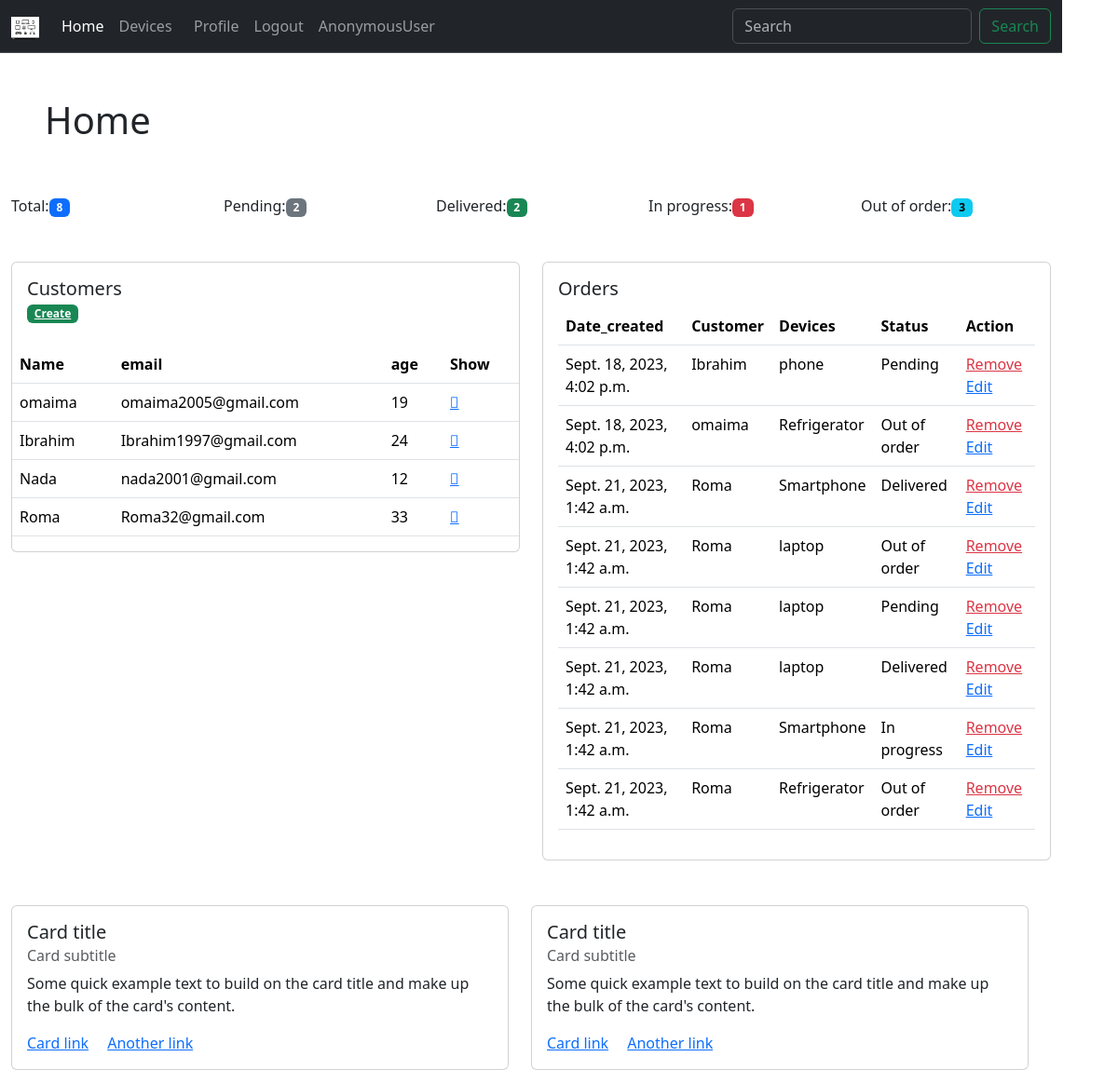
The page / on the database its author committed.
### Electronicsstore/models.py (models this page shows)
class Customer(models.Model):
    name  = models.CharField(max_length = 90, null =True)
    email = models.CharField(max_length = 90, null = True)
    phone = models.CharField(max_length = 90, null = True)
    age   = models.CharField(max_length = 90, null = True)
    date_created =models.DateTimeField(auto_now_add = True , null=True)
    def __str__(self):
        return self.name

class Order(models.Model):
    STATUS= (
        ('Pending','Pending'),
        ('Delivered','Delivered'),
        ('In progress' , 'In progress'),
        ('Out of order', 'out of ordfer'),
    )
    customer = models.ForeignKey( Customer, null = True , on_delete=models.SET_NULL)
    devices = models.ForeignKey(Devices,null = True ,on_delete =models.SET_NULL )
    date_created =models.DateTimeField(auto_now_add = True , null=True)
    status = models.CharField(max_length =99 , null =True ,choices =STATUS)

class Devices(models.Model):
    STATUSs = (
        ('Technology','Technology'),
        ('Household devices','Household devices'),
    )
    STATUS = (
        ('Iphone','Iphone'),
        ('Samsung','Samsung'),
        ('Huawei','Huawei'),
        ('LG','LG'),
        ('Sony','Sony'),
        ('TOSHIBA','TOSHIBA'),
    )
    type =  models.CharField(max_length = 60 ,null = True ,choices =STATUSs)
    name  = models.CharField(max_length = 60 ,null = True)
    price = models.FloatField(null = True)
    mark  = models.CharField(max_length = 60 ,null = True ,choices =STATUS)
    features = models.CharField(max_length = 60 ,null = True)
    date_created =models.DateTimeField(auto_now_add = True , null=True)
    def __str__(self):
        return self.name

### Electronicsstore/views.py (the view)
# urls.py: path('' ,views.home ,name ="home"),
def home(request):
    customers= Customer.objects.all()
    orders = Order.objects.all()
    T_orders = orders.count()
    p_orders = orders.filter(status = 'Pending').count()
    D_orders = orders.filter (status = 'Delivered').count()
    In_orders = orders.filter (status = 'In progress').count()
    Out_orders = orders.filter (status = 'Out of order').count()
    context ={'customers':customers ,
              'orders':orders,
              'T_orders':T_orders ,
              'P_orders': p_orders ,
              'D_orders': D_orders ,
              'In_orders':In_orders,
              'Out_orders': Out_orders ,
              }
    return  render(request ,'Electronicsstore/dasboard.html',context)

### Electronicsstore/templates/Electronicsstore/dasboard.html (shortened to what this page needs)
{% extends 'Electronicsstore/main.html' %}
{% block content %}
<h1 class = "p-5 ">Home</h1>
<div class="container pb-5">
    <div class="row">
      <div class="col">
        Total:<span class="badge text-bg-primary">{{T_orders}}</span>
      </div>
      <div class="col">
        Pending:<span class="badge text-bg-secondary">{{P_orders}}</div></span>
      <div class="col">
        Delivered:<span class="badge text-bg-success">{{D_orders}}</div></span>
      <div class="col">
        In progress:<span class="badge text-bg-danger">{{In_orders}}</span>
      </div>
      <div class="col">
        Out of order:<span class="badge text-bg-info">{{Out_orders}}</span>
      </div>
    </div>
  </div>
<div class="container ">
    <div class="row">
      <div class="col">
        <div class="card">
            <div class="card-body">
              <h5 class="card-title">Customers</h5>
              <h6 class="card-subtitle mb-2 text-body-secondary"><a class="badge text-bg-success" href ='#'>Create</a></h6>
            </div>
<table class="table">
    <thead>
      <tr>
        <th scope="col">Name</th>
        <th scope="col">email</th>
        <th scope="col">age</th>
        <th scope="col">Show</th>
      </tr>
    </thead>
    <tbody>
      <tr>
        {% for item in customers %}
        <td>{{item.name}}</td>
        <td>{{item.email}}</td>
        <td>{{item.age}}</td>
        <td> <a href ={% url 'customer' item.id %}><i class="fa-solid fa-eye"></i></a></td>
      </tr>
      {% endfor %}
    </tbody>
  </table>
          </div>
      </div>
      <div class="col">
        <div class="card">
            <div class="card-body">
              <h5 class="card-title">Orders</h5>
            <table class="table">
                <thead>
                  <tr>
                    <th scope="col">Date_created</th>
                    <th scope="col">Customer</th>
                    <th scope="col">Devices</th>
                    <th scope="col">Status</th>
                    <th scope="col">Action</th>
                  </tr>
                </thead>
                <tbody>
                  <tr>
                    {% for item in  orders  %}
                    <td>{{item.date_created}}</td>
                    <td>{{item.customer}}</td>
                    <td>{{item.devices}}</td>
                    <td>{{item.status}}</td>
                    <td>
                        <a class = "text-danger" href= {% url 'delete' item.id %} >Remove</a>
                        <a href={% url 'update' item.id %} >Edit</a>
                    </td>
                  </tr>
                  {% endfor %}
                </tbody>
              </table>
          </div>
      </div>
    </div>
    <div class="row pt-5">
      <div class="col">
        <div class="card">
            <div class="card-body">
              <h5 class="card-title">Card title</h5>
              <h6 class="card-subtitle mb-2 text-body-secondary">Card subtitle</h6>
              <p class="card-text">Some quick example text to build on the card title and make up the bulk of the card's content.</p>
              <a href="#" class="card-link">Card link</a>
              <a href="#" class="card-link">Another link</a>
            </div>
          </div>
      </div>
      <div class="col">
        <div class="card">
            <div class="card-body">
              <h5 class="card-title">Card title</h5>
              <h6 class="card-subtitle mb-2 text-body-secondary">Card subtitle</h6>
              <p class="card-text">Some quick example text to build on the card title and make up the bulk of the card's content.</p>
              <a href="#" class="card-link">Card link</a>
              <a href="#" class="card-link">Another link</a>
            </div>
          </div>
      </div>
    </div>
  </div>
{% endblock %}

### Electronicsstore/templates/Electronicsstore/main.html (shortened to what this page needs)
{% load static %}
<!DOCTYPE html>
<html>
<head>
<link href="https://cdn.jsdelivr.net/npm/bootstrap@5.3.2/dist/css/bootstrap.min.css" rel="stylesheet">
<link rel="stylesheet" href="https://use.fontawesome.com/releases/v5.15.4/css/all.css"/>
<ink rel ='stylesheet' type="text.css" herf="{% static '/css/style.css'%}">
</head>
<body>
 {% include 'Electronicsstore/navbar.html' %}
{% block content %}
{% endblock %}
</body>
</html>

### Electronicsstore/templates/Electronicsstore/navbar.html (shortened to what this page needs)
{% load static %}
<nav class="navbar navbar-expand-lg navbar bg-dark border-bottom border-body" data-bs-theme="dark">
    <div class="container-fluid">
      <a class="navbar-brand" href={% url 'home'%}><img src="{% static '/images/device.png' %}" alt="Bootstrap" width="30" height="24"></a>
      <div class="collapse navbar-collapse" id="navbarSupportedContent">
        <ul class="navbar-nav me-auto mb-2 mb-lg-0">
          <li class="nav-item">
            <a class="nav-link active" aria-current="page" href = {% url 'home'%}>Home</a>
          </li>
          <li class="nav-item">
            <a class="nav-link" href= {% url 'devices' %}>Devices</a>
          </li>z
          <li class="nav-item">
            <a class="nav-link" href= {% url 'profile'%}>Profile</a>
          </li>
          <li class="nav-item">
            <a class="nav-link" href= {% url 'logout'%}>Logout</a>
          </li>
          <li class="nav-item">
            <a class="nav-link" href="#">{{request.user}}</a>
          </li>
        </ul>
        <form class="d-flex" role="search">
          <input class="form-control me-2" type="search" placeholder="Search" aria-label="Search">
          <button class="btn btn-outline-success" type="submit">Search</button>
        </form>
      </div>
    </div>
  </nav>

### Electronicsstore/templates/Electronicsstore/main.html (style rules this page uses)
body { display: flex; margin: 0; background-color : powerblue }

### rows shown on the page
Customer: name "omaima", email "omaima2005@gmail.com", age "19"
Customer: name "Ibrahim", email "Ibrahim1997@gmail.com", age "24"
Customer: name "Nada", email "nada2001@gmail.com", age "12"
Customer: name "Roma", email "Roma32@gmail.com", age "33"
Order: date_created "Sept. 18, 2023, 4:02 p.m.", customer "Ibrahim", devices "phone", status "Pending"
Order: date_created "Sept. 18, 2023, 4:02 p.m.", customer "omaima", devices "Refrigerator", status "Out of order"
Order: date_created "Sept. 21, 2023, 1:42 a.m.", customer "Roma", devices "Smartphone", status "Delivered"
Order: date_created "Sept. 21, 2023, 1:42 a.m.", customer "Roma", devices "laptop", status "Out of order"
Order: date_created "Sept. 21, 2023, 1:42 a.m.", customer "Roma", devices "laptop", status "Pending"
Order: date_created "Sept. 21, 2023, 1:42 a.m.", customer "Roma", devices "laptop", status "Delivered"
Order: date_created "Sept. 21, 2023, 1:42 a.m.", customer "Roma", devices "Smartphone", status "In progress"
Order: date_created "Sept. 21, 2023, 1:42 a.m.", customer "Roma", devices "Refrigerator", status "Out of order"

### other values the page prints
{{ request.user }} "AnonymousUser"
{{ T_orders }} "8"
{{ P_orders }} "2"
{{ D_orders }} "2"
{{ In_orders }} "1"
{{ Out_orders }} "3"
